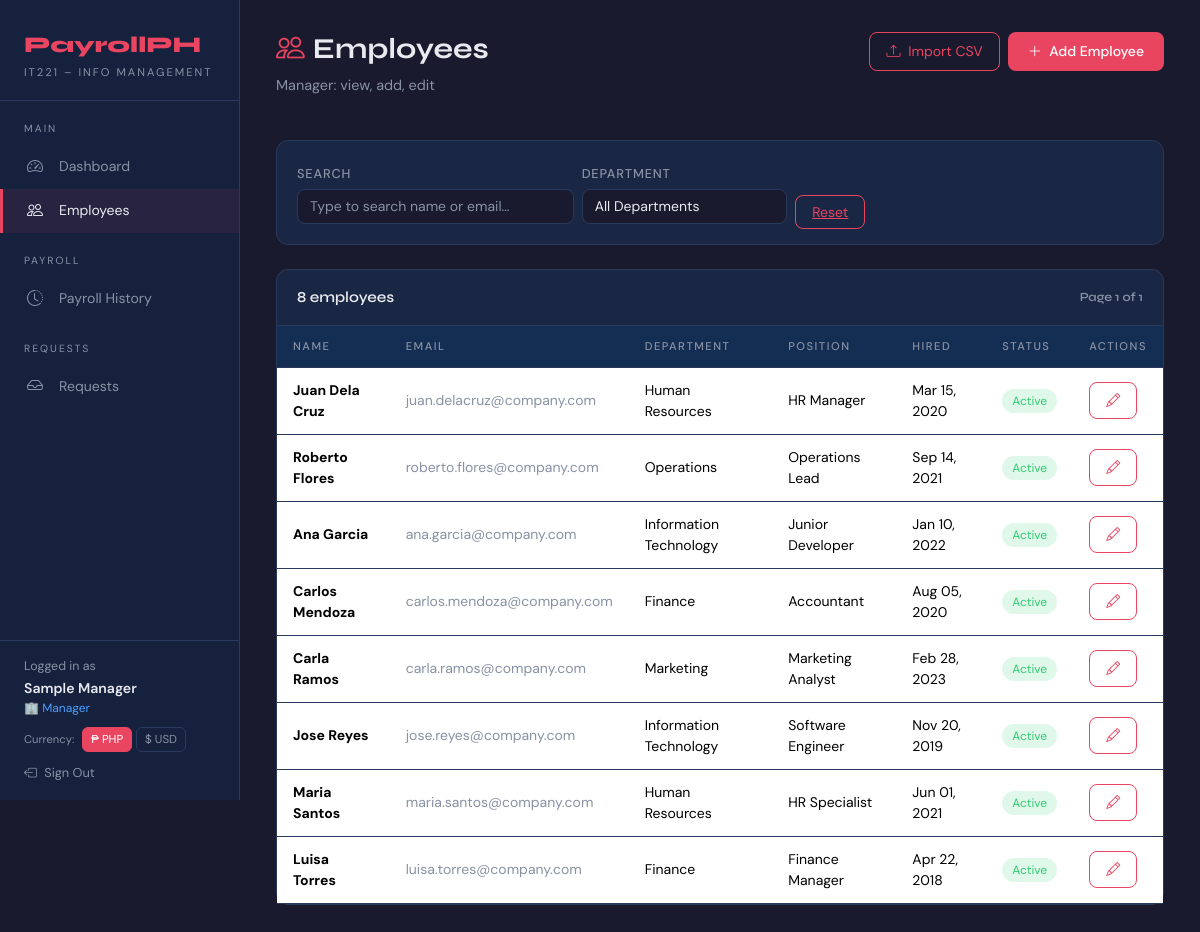
Screenshot of /employees.php (signed in) with the database file from the repository.
### tables this page shows
CREATE TABLE IF NOT EXISTS employees (
    employee_id   INT AUTO_INCREMENT PRIMARY KEY,
    first_name    VARCHAR(60) NOT NULL,
    last_name     VARCHAR(60) NOT NULL,
    email         VARCHAR(150) NOT NULL UNIQUE,
    phone         VARCHAR(20),
    department_id INT NOT NULL,
    position_id   INT NOT NULL,
    hire_date     DATE NOT NULL,
    status        ENUM('Active','Inactive') DEFAULT 'Active',
    version       INT NOT NULL DEFAULT 0,            
    created_at    TIMESTAMP DEFAULT CURRENT_TIMESTAMP,
    updated_at    TIMESTAMP DEFAULT CURRENT_TIMESTAMP ON UPDATE CURRENT_TIMESTAMP,

    CONSTRAINT fk_emp_dept FOREIGN KEY (department_id)
        REFERENCES departments(department_id) ON UPDATE CASCADE ON DELETE RESTRICT,
    CONSTRAINT fk_emp_pos  FOREIGN KEY (position_id)
        REFERENCES positions(position_id)   ON UPDATE CASCADE ON DELETE RESTRICT
);

CREATE TABLE IF NOT EXISTS departments (
    department_id   INT AUTO_INCREMENT PRIMARY KEY,
    department_name VARCHAR(100) NOT NULL UNIQUE,
    created_at      TIMESTAMP DEFAULT CURRENT_TIMESTAMP
);

CREATE TABLE IF NOT EXISTS positions (
    position_id    INT AUTO_INCREMENT PRIMARY KEY,
    position_title VARCHAR(100) NOT NULL,
    base_salary    DECIMAL(12,2) NOT NULL CHECK (base_salary >= 0),
    created_at     TIMESTAMP DEFAULT CURRENT_TIMESTAMP
);

### includes/auth.php (called while the page is built, shortened)
<?php
function isAdmin(): bool   { return ($_SESSION['role'] ?? '') === 'Admin'; }
function isManager(): bool { return ($_SESSION['role'] ?? '') === 'Manager'; }
function isEmployee(): bool{ return ($_SESSION['role'] ?? '') === 'Employee'; }

### employees.php (the view, shortened to what this page needs)
<?php
require_once 'includes/auth.php';
$db  = getDB();
$cu  = currentUser();
$per_page    = 20;
$page_num    = max(1, (int)($_GET['page'] ?? 1));
$offset      = ($page_num - 1) * $per_page;
$search      = trim($_GET['q'] ?? '');
if (isEmployee()) {
    $total = 1;
    $sql   = "SELECT e.*,d.department_name,p.position_title FROM employees e JOIN departments d ON e.department_id=d.department_id JOIN positions p ON e.position_id=p.position_id WHERE e.email=? LIMIT 1";
    $stmt  = $db->prepare($sql); $stmt->execute([$cu['username']]);
} else {
    $where  = ['1=1']; $params = [];
    $cntSql= "SELECT COUNT(*) FROM employees e WHERE ".implode(' AND ',$where);
    $cntSt = $db->prepare($cntSql); $cntSt->execute($params); $total = (int)$cntSt->fetchColumn();
    $sql   = "SELECT e.*,d.department_name,p.position_title FROM employees e JOIN departments d ON e.department_id=d.department_id JOIN positions p ON e.position_id=p.position_id WHERE ".implode(' AND ',$where)." ORDER BY e.last_name,e.first_name LIMIT $per_page OFFSET $offset";
    $stmt  = $db->prepare($sql); $stmt->execute($params);
}
$employees  = $stmt->fetchAll();
$total_pages= (int)ceil($total / $per_page);
require_once 'includes/header.php';
?>
<div class="main-content">
    <div class="page-header d-flex justify-content-between align-items-start">
        <div>
            <h1><i class="bi bi-people me-2 text-accent"></i>Employees</h1>
            <p><?= isAdmin()?'Full access':(isManager()?'Manager: view, add, edit':'Your profile — update phone only') ?></p>
        </div>
        <div class="d-flex gap-2">
            <?php if (!isEmployee()): ?>
            <button class="btn-outline-accent" data-bs-toggle="modal" data-bs-target="#importModal">
                <i class="bi bi-upload me-1"></i> Import CSV
            </button>
            <button class="btn-accent" data-bs-toggle="modal" data-bs-target="#addModal">
                <i class="bi bi-plus-lg me-1"></i> Add Employee
            </button>
            <?php endif; ?>
        </div>
    </div>
    <?php if (!isEmployee()): ?>
    <div class="card mb-4">
        <div class="card-body">
            <div class="row g-2 align-items-end">
                <div class="col-sm-6 col-md-4">
                    <label class="form-label">Search</label>
                    <div style="position:relative;">
                        <input type="text" id="searchInput" class="form-control" placeholder="Type to search name or email…"
                               value="<?= htmlspecialchars($search) ?>">
                    </div>
                </div>
                <div class="col-sm-4 col-md-3">
                    <label class="form-label">Department</label>
                    <select id="deptFilter" class="form-select">
                        <option value="">All Departments</option>
                    </select>
                </div>
                <div class="col-auto">
                    <a href="employees.php" class="btn-outline-accent">Reset</a>
                </div>
            </div>
        </div>
    </div>
    <?php endif; ?>
    <div class="card">
        <div class="card-header d-flex justify-content-between align-items-center">
            <span id="resultCount"><?= $total ?> employee<?= $total!==1?'s':'' ?></span>
            <?php if (!isEmployee()): ?>
            <span style="color:var(--text-muted);font-size:0.78rem;">Page <?= $page_num ?> of <?= max(1,$total_pages) ?></span>
            <?php endif; ?>
        </div>
        <div class="card-body p-0">
            <div class="table-responsive">
                <table class="table mb-0" id="empTable">
                    <thead>
                        <tr><th>Name</th><th>Email</th><th>Department</th><th>Position</th><th>Hired</th><th>Status</th><th>Actions</th></tr>
                    </thead>
                    <tbody id="empTableBody">
                        <?php foreach ($employees as $emp):
                            $isOwn = isEmployee() && strtolower($emp['email'])===strtolower($cu['username']);
                        ?>
                        <tr>
                            <td><strong><?= htmlspecialchars($emp['first_name'].' '.$emp['last_name']) ?></strong>
                                <?php if($isOwn): ?><span style="font-size:0.7rem;color:var(--accent);margin-left:4px;">(You)</span><?php endif; ?></td>
                            <td style="color:var(--text-muted)"><?= htmlspecialchars($emp['email']) ?></td>
                            <td><?= htmlspecialchars($emp['department_name']) ?></td>
                            <td><?= htmlspecialchars($emp['position_title']) ?></td>
                            <td><?= date('M d, Y',strtotime($emp['hire_date'])) ?></td>
                            <td><span class="badge-<?= strtolower($emp['status']) ?>"><?= $emp['status'] ?></span></td>
                            <td>
                                <?php if(isAdmin()||isManager()): ?>
                                    <button class="btn-outline-accent btn-sm" onclick="openEditModal(<?= htmlspecialchars(json_encode($emp)) ?>)"><i class="bi bi-pencil"></i></button>
                                <?php elseif($isOwn): ?>
                                    <button class="btn-outline-accent btn-sm" onclick="openOwnProfile(<?= htmlspecialchars(json_encode($emp)) ?>)"><i class="bi bi-pencil"></i> Edit Profile</button>
                                <?php else: ?>
                                    <span style="font-size:0.75rem;color:var(--text-muted);">View only</span>
                                <?php endif; ?>
                            </td>
                        </tr>
                        <?php endforeach; ?>
                    </tbody>
                </table>
            </div>
        </div>
    </div>
</div>
<?php require_once 'includes/footer.php'; ?>

### includes/header.php (style rules this page uses)
:root { --primary:#1a1a2e;--accent:#e94560;--accent2:#0f3460;--surface:#16213e;--card-bg:#1a2744;--text-main:#e8eaf0;--text-muted:#8892a4;--border:#2a3a5c;--success:#2ecc71;--warning:#f39c12;--danger:#e74c3c; }
* { box-sizing:border-box;margin:0;padding:0; }
body { background:var(--primary);color:var(--text-main);font-family:'DM Sans',sans-serif;min-height:100vh; }
.main-content { margin-left:240px;padding:32px 36px;min-height:100vh; }
.page-header { margin-bottom:28px; }
.page-header h1 { font-family:'Syne',sans-serif;font-weight:700;font-size:1.8rem;color:var(--text-main); }
.page-header p { color:var(--text-muted);font-size:0.9rem; }
.card { background:var(--card-bg);border:1px solid var(--border);border-radius:12px;color:var(--text-main); }
.card-header { background:transparent;border-bottom:1px solid var(--border);font-family:'Syne',sans-serif;font-weight:600;font-size:0.95rem;padding:16px 20px;color:var(--text-main); }
.card-body { padding:20px; }
.table { color:var(--text-main);font-size:0.875rem; }
.table thead th { background:rgba(15,52,96,0.5);color:var(--text-muted);font-size:0.7rem;text-transform:uppercase;letter-spacing:1.5px;border-color:var(--border);padding:12px 16px;font-weight:500; }
.table tbody td { border-color:var(--border);padding:12px 16px;vertical-align:middle; }
.form-control,.form-select { background:var(--primary);border:1px solid var(--border);color:var(--text-main);border-radius:8px;font-size:0.875rem; }
.form-control::placeholder { color:var(--text-muted); }
.form-label { font-size:0.8rem;font-weight:500;color:var(--text-muted);text-transform:uppercase;letter-spacing:0.8px;margin-bottom:6px; }
.btn-accent { background:var(--accent);color:#fff;border:none;border-radius:8px;font-weight:500;font-size:0.875rem;padding:9px 20px;transition:all 0.2s;cursor:pointer; }
.btn-outline-accent { border:1px solid var(--accent);color:var(--accent);background:transparent;border-radius:8px;font-size:0.875rem;padding:7px 16px;transition:all 0.2s;cursor:pointer; }
.badge-active { background:rgba(46,204,113,0.15);color:var(--success);border-radius:20px;padding:4px 10px;font-size:0.75rem; }
.text-accent { color:var(--accent); }

### rows the page displays
employees: first_name+last_name "Juan Dela Cruz", email "juan.delacruz@company.com", department.department_name "Human Resources", position.position_title "HR Manager", hire_date "Mar 15, 2020", status "Active"
employees: first_name+last_name "Roberto Flores", email "roberto.flores@company.com", department.department_name "Operations", position.position_title "Operations Lead", hire_date "Sep 14, 2021", status "Active"
employees: first_name+last_name "Ana Garcia", email "ana.garcia@company.com", department.department_name "Information Technology", position.position_title "Junior Developer", hire_date "Jan 10, 2022", status "Active"
employees: first_name+last_name "Carlos Mendoza", email "carlos.mendoza@company.com", department.department_name "Finance", position.position_title "Accountant", hire_date "Aug 05, 2020", status "Active"
employees: first_name+last_name "Carla Ramos", email "carla.ramos@company.com", department.department_name "Marketing", position.position_title "Marketing Analyst", hire_date "Feb 28, 2023", status "Active"
employees: first_name+last_name "Jose Reyes", email "jose.reyes@company.com", department.department_name "Information Technology", position.position_title "Software Engineer", hire_date "Nov 20, 2019", status "Active"
employees: first_name+last_name "Maria Santos", email "maria.santos@company.com", department.department_name "Human Resources", position.position_title "HR Specialist", hire_date "Jun 01, 2021", status "Active"
employees: first_name+last_name "Luisa Torres", email "luisa.torres@company.com", department.department_name "Finance", position.position_title "Finance Manager", hire_date "Apr 22, 2018", status "Active"

### other values shown
$__user['full_name'] "Sample Manager"
$roleIcon "🏢"
$__user['role'] "Manager"
$total "8"
$page_num "1"
max(1,$total_pages) "1"
